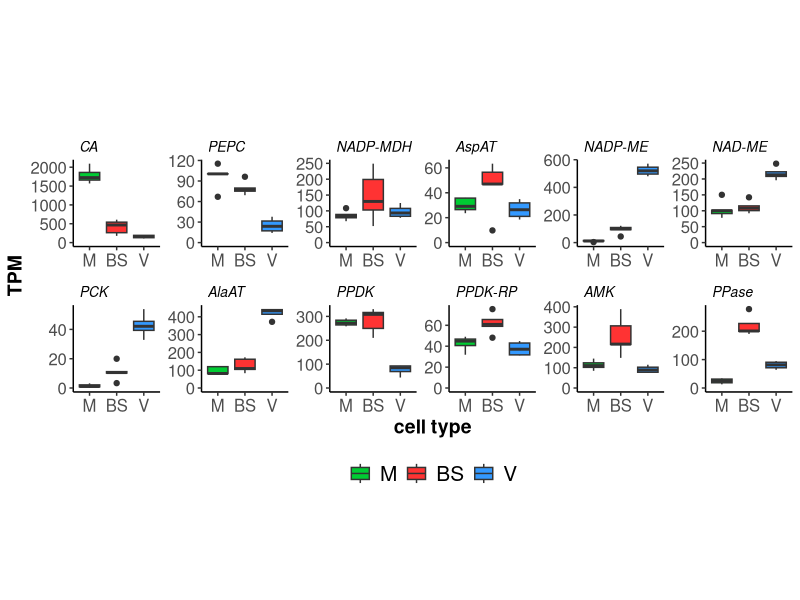

The R script that drew this image:
setwd("")

library(ggplot2)
require(reshape2)


tpm <- read.csv("KitaakeLCM_TPM.csv", header=TRUE)
list <- read.delim("C4genelist.txt", header = TRUE)
list$Symbol <- as.character(list$Symbol)
list$Symbol <- factor(list$Symbol, levels = list$Symbol)

sub <- merge(tpm, list, by="GENEID")
row.names(sub) <- sub$Symbol
sub <- sub[,2:15]

tv <- t(sub)

cell_type <- c("BS","BS","BS","BS","BS","M","M","M", "M","M","V","V","V", "V")
tv <- as.data.frame(tv)
tv$cell_type <- cell_type
head(tv)

tv$cell_type <- as.factor(tv$cell_type)
levels(tv$cell_type)
tv$cell_type <- factor(tv$cell_type, levels(tv$cell_type)[c(2,1,3)])
levels(tv$cell_type)

melt <- melt(tv)
melt$variable <- factor(melt$variable, levels=list$Symbol)
levels(melt$variable)
head(melt)
melt <- as.data.frame(melt)

p<- ggplot(melt, aes(x=cell_type, y=value, fill=cell_type)) + 
  geom_boxplot()+
  expand_limits(y = 0)+
  facet_wrap (~variable, scale = "free", nrow = 2,labeller = label_wrap_gen(5))+
  labs(title="", x="cell type", y = "TPM")+
  scale_fill_manual(name = "Cell Type", labels = c("M", "BS", "V"),
                    values = c("#00CC33","#FF3333","#3399FF")) +
  theme(axis.text=element_text(size=12), 
        axis.title=element_text(size=14,face="bold", colour = "black"), 
        strip.text.x = element_text(size = 10, colour = "black", angle = 0,face = "italic",hjust=0), 
        legend.position="bottom", legend.title = element_blank(),
        legend.text = element_text(colour="black", size=15), 
        panel.grid.major = element_line(), panel.grid.minor = element_line(),
        panel.background = element_blank(), 
        strip.background = element_blank(),
        aspect.ratio = 1, 
        axis.line = element_line(colour = "black"))
p  
